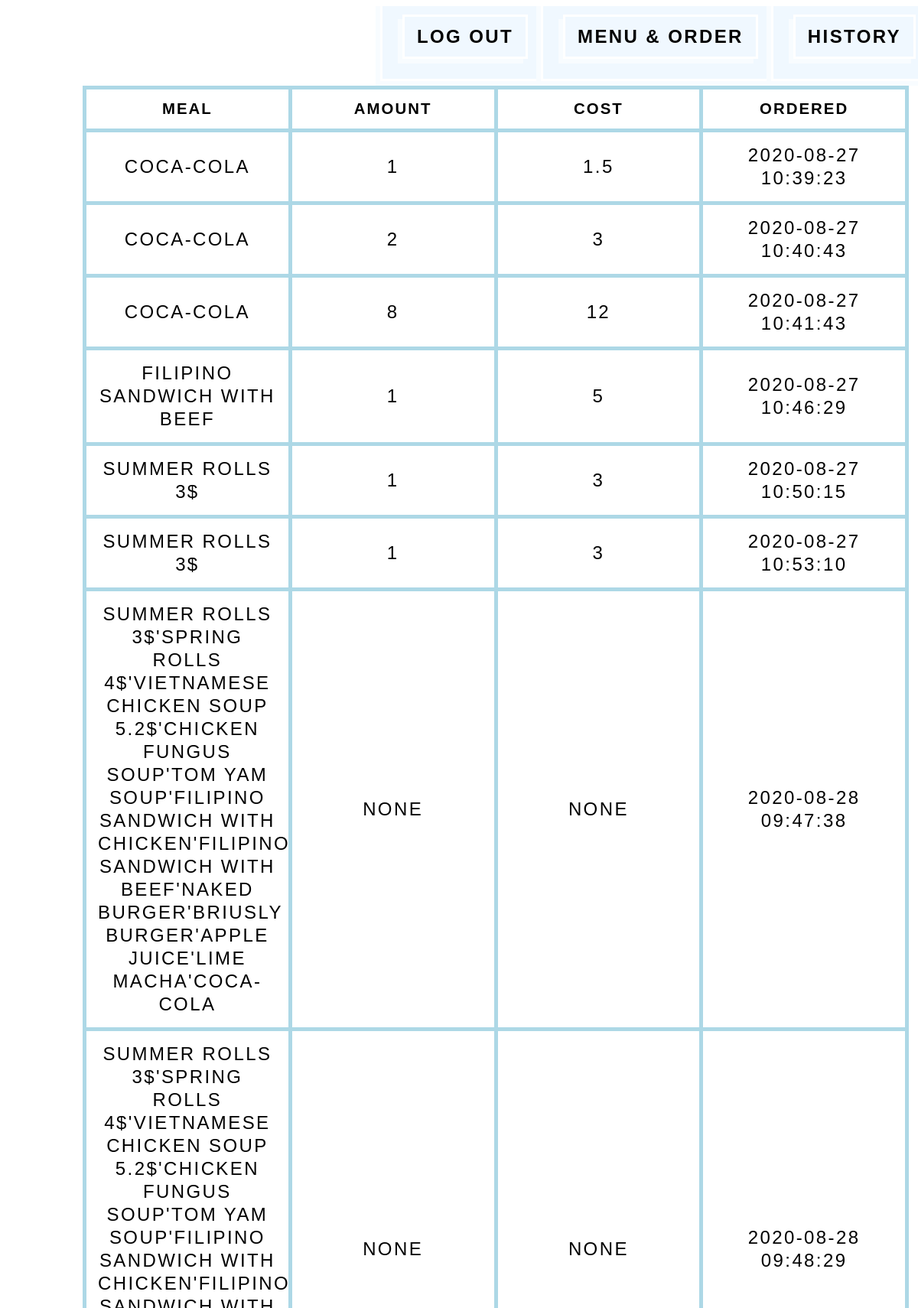
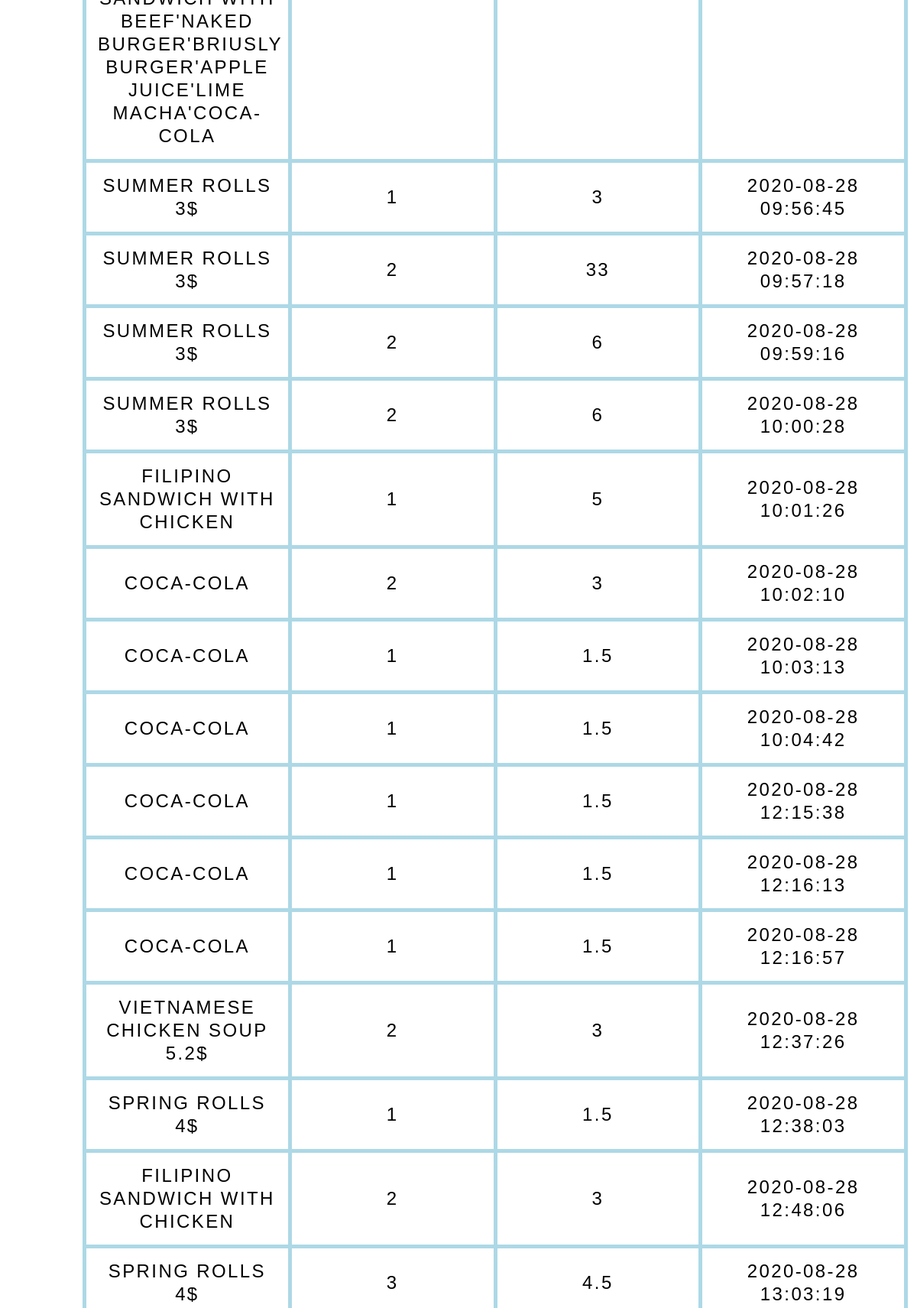
The page /history (signed in, upper part) on the database its author committed (2 pictures, top to bottom).
### tables this page shows
CREATE TABLE 'history' ('id' integer PRIMARY KEY NOT NULL, 'user_id' integer, 'meal' text, 'amount' integer,'cost' numeric,'ordered' datetime DEFAULT CURRENT_TIMESTAMP);

### application.py (the view)
@app.route("/history")
@login_required
def history():
    rows = db.execute("SELECT meal, amount, cost, ordered FROM history WHERE user_id=:user_id ORDER BY ordered ASC", user_id = session["user_id"])
    return render_template("history.html", rows=rows)

### application.py (called while the page is built)
@app.after_request
def after_request(response):
    response.headers["Cache-Control"] = "no-cache, no-store, must-revalidate"
    response.headers["Expires"] = 0
    response.headers["Pragma"] = "no-cache"
    return response

### helpers.py (called while the page is built)
def login_required(f):
    @wraps(f)
    def decorated_function(*args, **kwargs):
        if session.get("user_id") is None:
            return redirect("/login")
        return f(*args, **kwargs)
    return decorated_function

### templates/history.html (shortened to what this page needs)
<!DOCTYPE html>
<html lang="en">
    <head>
        <link href="/static/style.css" rel="stylesheet">
        <link rel="stylesheet" href="https://cdnjs.cloudflare.com/ajax/libs/font-awesome/4.7.0/css/font-awesome.min.css">
    </head>
    <div class="navbar1" id="navbar">
                {% if session.user_id %}
                    <ul class="navbar2">
                       <li class="nav-item"><a class="nav-link" href="/history">History</a></li>
                    </ul>
                    <ul class="navbar2">
                       <li class="nav-item"><a class="nav-link" href="/menu" >Menu & Order</a></li>
                    </ul>
                    <ul class="navbar2">
                        <li class="nav-item"><a class="nav-link" href="/logout">Log Out</a></li>
                    </ul>
                {% else %}
                    <ul class="navbar2">
                        <li class="nav-item"><a class="nav-link" href="/register">Register</a></li>
                        <li class="nav-item"><a class="nav-link" href="/login">Log In</a></li>
                    </ul>
                {% endif %}
            </div>
<table class="table">
   <thead>
     <tr>
       <th scope="col">Meal</th>
       <th scope="col">Amount</th>
       <th scope="col">Cost</th>
       <th scope="col">Ordered</th>
       </tr>
       </thead>
       <tbody>
           {% for row in rows %}
                <tr>
                    <td> <span>{{ row.meal }} <span></td>
                    <td> <span>{{ row.amount}} <span></td>
                    <td> <span>{{ row.cost}} <span></td>
                    <td> <span>{{ row.ordered}} <span></td>
        {% endfor %}
       </tbody>
</table>
</html>

### static/style.css (style rules this page uses)
.navbar1 ul { list-style-type: none; margin: 0; padding: 0; overflow: hidden; background-color: #F0F8FF; font-family: 'Abril Fatface', sans-serif; }
.navbar1 li { font-weight: 400; padding: 20px; font-family: 'Roboto Mono', sans-serif; text-decoration: none; text-transform: uppercase; font-size: 2vmin; display: inline; float: right; position: relative; border: 3px solid white; box-shadow: -0.5vmin 0.5vmin 0 rgba(255, 255, 255, 0.5); background: transparent; color: white; letter-spacing: 0.1em; text-shadow: none; line-height: 1; transform: translate3d(0.5vmin, -0.5vmin, 0); transition: all 100ms linear; }
.navbar1 li a { display: flex; color: black; text-align: center; padding: 14px 16px; font-family: 'Roboto Mono', sans-serif; text-decoration: none; font-weight: 600; text-transform: uppercase; font-size: 2vmin; position: relative; border: 3px solid white; box-shadow: -0.5vmin 0.5vmin 0 rgba(255, 255, 255, 0.5); background: #F0F8FF; letter-spacing: 0.1em; text-shadow: none; line-height: 1; transform: translate3d(0.5vmin, -0.5vmin, 0); transition: all 100ms linear; }
.navbar2 { display: flex; float: right; background: #F0F8FF; }
html, body { width: 100vw; height: 100vh; overflow: scroll; }
.table { border-collapse: collapse; margin-top: 50px; margin-left: 100px; padding: 0; width: 90%; table-layout: fixed; line-height: 1.25; font-family: 'Roboto Mono', sans-serif; text-decoration: none; text-transform: uppercase; font-size: 2vmin; position: relative; color: black; letter-spacing: 0.1em; margin-bottom:45px; background:#FFF; }
table, th, td { border: 5px solid lightblue; }
table tr { padding: .35em; }
table th, table td { padding: .625em; text-align: center; }
table th { font-size: .85em; letter-spacing: .1em; text-transform: uppercase; }

### rows shown on the page
history: meal "COCA-COLA", amount "1", cost "1.5", ordered "2020-08-27 10:39:23"
history: meal "COCA-COLA", amount "2", cost "3", ordered "2020-08-27 10:40:43"
history: meal "COCA-COLA", amount "8", cost "12", ordered "2020-08-27 10:41:43"
history: meal "FILIPINO SANDWICH WITH BEEF", amount "1", cost "5", ordered "2020-08-27 10:46:29"
history: meal "SUMMER ROLLS 3$", amount "1", cost "3", ordered "2020-08-27 10:50:15"
history: meal "SUMMER ROLLS 3$", amount "1", cost "3", ordered "2020-08-27 10:53:10"
history: meal "SUMMER ROLLS 3$'SPRING ROLLS 4$'VIETNAMESE CHICKEN SOUP 5.2$'CHICKEN FUNGUS SOUP'TOM YAM SOUP'FILIPINO SANDWICH WITH CHICKEN'FILIPINO SANDWICH WITH BEEF'NAKED BURGER'BRIUSLY BURGER'APPLE JUICE'LIME MACHA'COCA-COLA", amount "NONE", cost "NONE", ordered "2020-08-28 09:47:38"
history: meal "SUMMER ROLLS 3$'SPRING ROLLS 4$'VIETNAMESE CHICKEN SOUP 5.2$'CHICKEN FUNGUS SOUP'TOM YAM SOUP'FILIPINO SANDWICH WITH CHICKEN'FILIPINO SANDWICH WITH BEEF'NAKED BURGER'BRIUSLY BURGER'APPLE JUICE'LIME MACHA'COCA-COLA", amount "NONE", cost "NONE", ordered "2020-08-28 09:48:29"
history: meal "SUMMER ROLLS 3$", amount "1", cost "3", ordered "2020-08-28 09:56:45"
history: meal "SUMMER ROLLS 3$", amount "2", cost "33", ordered "2020-08-28 09:57:18"
history: meal "SUMMER ROLLS 3$", amount "2", cost "6", ordered "2020-08-28 09:59:16"
history: meal "SUMMER ROLLS 3$", amount "2", cost "6", ordered "2020-08-28 10:00:28"
history: meal "FILIPINO SANDWICH WITH CHICKEN", amount "1", cost "5", ordered "2020-08-28 10:01:26"
history: meal "COCA-COLA", amount "2", cost "3", ordered "2020-08-28 10:02:10"
history: meal "COCA-COLA", amount "1", cost "1.5", ordered "2020-08-28 10:03:13"
history: meal "COCA-COLA", amount "1", cost "1.5", ordered "2020-08-28 10:04:42"
history: meal "COCA-COLA", amount "1", cost "1.5", ordered "2020-08-28 12:15:38"
history: meal "COCA-COLA", amount "1", cost "1.5", ordered "2020-08-28 12:16:13"
history: meal "COCA-COLA", amount "1", cost "1.5", ordered "2020-08-28 12:16:57"
history: meal "VIETNAMESE CHICKEN SOUP 5.2$", amount "2", cost "3", ordered "2020-08-28 12:37:26"
history: meal "SPRING ROLLS 4$", amount "1", cost "1.5", ordered "2020-08-28 12:38:03"
history: meal "FILIPINO SANDWICH WITH CHICKEN", amount "2", cost "3", ordered "2020-08-28 12:48:06"
history: meal "SPRING ROLLS 4$", amount "3", cost "4.5", ordered "2020-08-28 13:03:19"
